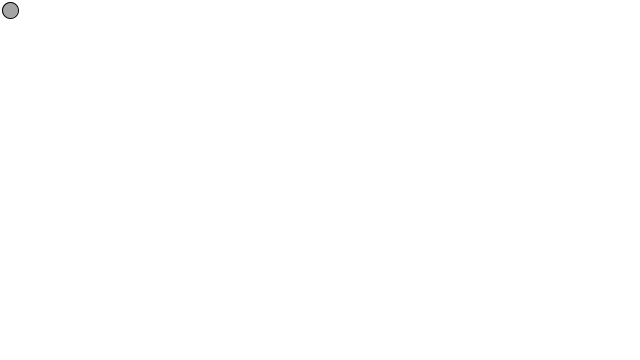
Frame 1 (no input)
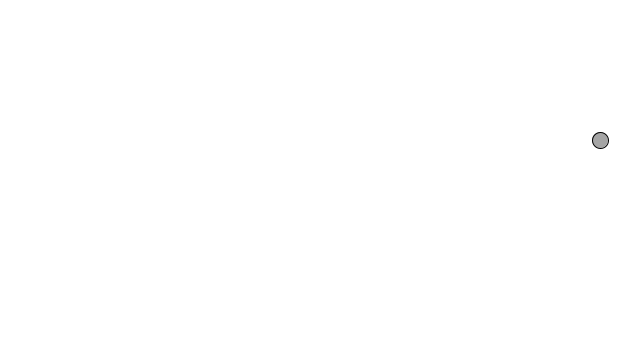
Frame 60 (the mouse pressed at the canvas centre just before this capture)
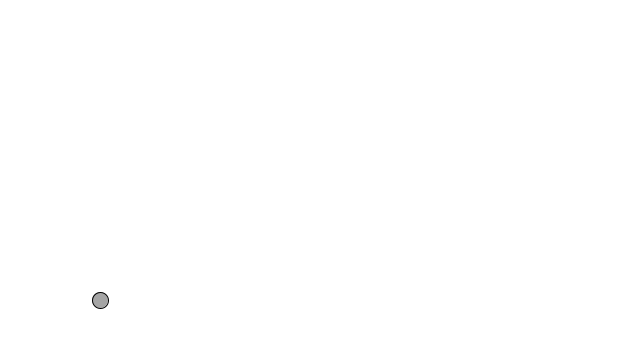
Frame 120 (the mouse held since frame 60 and released just before this capture)

The Processing sketch that drew these frames (run headless with seeded random() and noise(); from frame 60 on, the mouse is pressed at the canvas centre):

// Processing sketch: ex1_vector
// ── ex1_vector.pde
PVector position = new PVector();
PVector velocity = new PVector(10, 10);

void setup() {
	size(640, 360);
	background(255);
}

void draw() {
	background(255);

	// position.x += velocity.x;
	// position.y += velocity.y;
	position.add(velocity);

	if ((position.x > width) || position.x < 0) {
		velocity.x *= -1;
	}
	if ((position.y > height) || position.y < 0) {
		velocity.y *= -1;
	}

	stroke(0);
	fill(165);
	ellipse(position.x, position.y, 16, 16);
}
